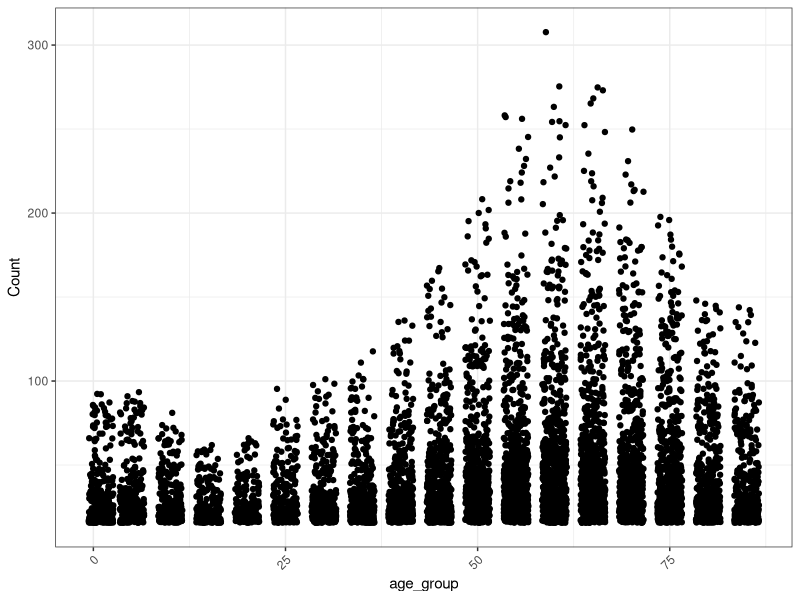
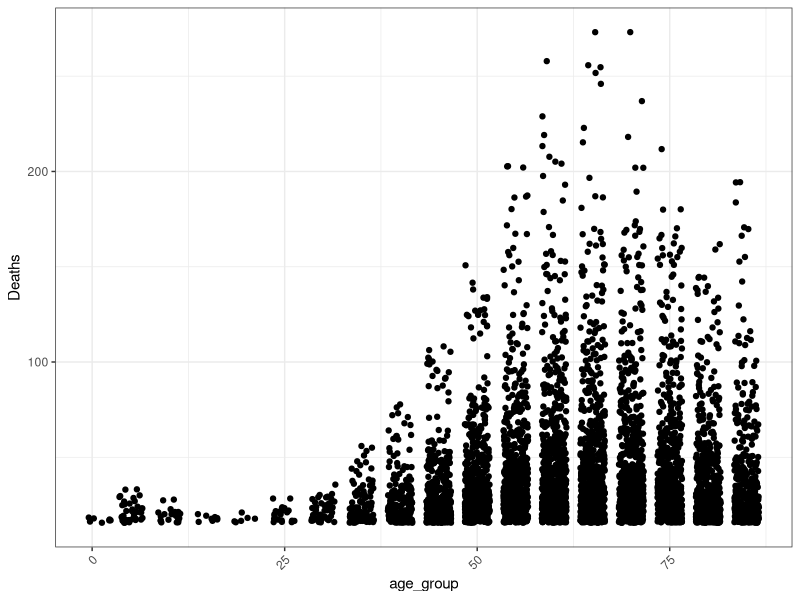

Write the R code that produced these figures, in order.
library(tidyverse)

clean_text <- function(file){
  file <- file[,-1] #remove the "notes" column, which is NA values 
  #some rows are completely empty, filter them out 
  file <- file[which(complete.cases(file)),]
  file <- within(file, rm("Year Code"))
  return(file)
}

brain_death <- clean_text(read_delim("brain_death.txt",
                                      delim = "\t", escape_double = FALSE, 
                                      trim_ws = TRUE))
brain_incident <- clean_text(read_delim("brain_incident.txt",
                                     delim = "\t", escape_double = FALSE, 
                                     trim_ws = TRUE))
brain_rate <- clean_text(read_delim("brain_rate.txt",
                                     delim = "\t", escape_double = FALSE, 
                                     trim_ws = TRUE))

#clean up brain incidence
age_group <- strsplit(brain_incident$`Age Groups Code`, "-")
age_group <- sapply(age_group, "[[", 1)
age_group <- as.numeric(substr(age_group, 1, 2))
brain_incident <- cbind(brain_incident, age_group)

#visualize the brain incidence rate by age group 
ggplot(brain_incident, aes(x = age_group, y = Count)) + theme_bw() + 
  theme(axis.text.x=element_text(angle=45,hjust=1)) + geom_jitter()

#clean up brain deaths
age_group <- strsplit(brain_death$`Age Group Code`, "-")
age_group <- sapply(age_group, "[[", 1)
age_group <- as.numeric(substr(age_group, 1, 2))
brain_death <- cbind(brain_death, age_group)

#visualize the brain incidence rate by age group 
ggplot(brain_death, aes(x = age_group, y = Deaths)) + theme_bw() + 
  theme(axis.text.x=element_text(angle=45,hjust=1)) + geom_jitter()


#clean up brain rates
brain_rate$`Mortality-Incidence Age-Adjusted Rate Ratio`
